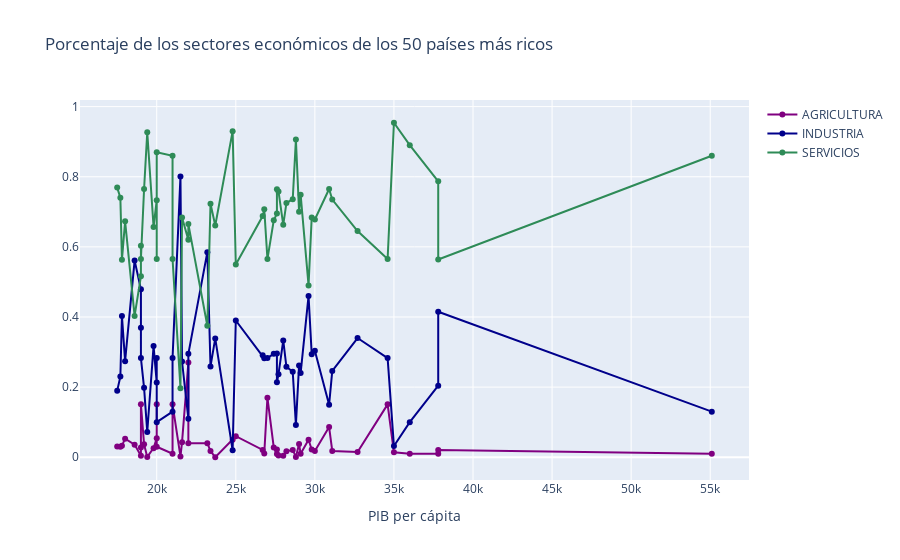

Here is the notebook cell this chart was saved with:
### Markdown cell above
En cuanto a la distribución de los sectores económicos vemos como es muy similar en los países pobres, estos le dan un gran peso al sector primario, en algunos casos, tanto es así que supera el 70% como es el caso de Liberia.

### Code cell
# Comenzamos seleccionando nuestro dataframe de los últimos 50 países en función del sort_values() que hemos hecho con gdp
df_50_rich = gdp.iloc[(227 - 50):227, ]

    # En primer lugar, definimos los parámetros del sector primario
trace_prim_sect =   go.Scatter(
                                x = df_50_rich.gdp,                        # Definimos 'x' como el PIB           
                                y = df_50_rich.agriculture,                # Definimos 'y' como el sector primario 
                                mode = 'lines + markers',                  # mode elegimos el tipo de linea, en este caso, l + p
                                name = 'AGRICULTURA',                      # nombre del gráfico interactivo 
                                marker = dict(color = 'purple'),           # elegimos el color 
                                text = df_50_rich.country                  # text = elegimos el texto interior del gráfico
                               )

    # Continuamos con el sector secundario
trace_sec_sect =   go.Scatter(
                                x = df_50_rich.gdp,                        # Definimos 'x' como el PIB           
                                y = df_50_rich.industry,                   # Definimos 'y' como el sector secundario 
                                mode = 'lines + markers',                  # mode elegimos el tipo de linea, en este caso, l + p
                                name = 'INDUSTRIA',                        # nombre del gráfico interactivo 
                                marker = dict(color = 'darkblue'),         # elegimos el color 
                                text = df_50_rich.country                  # text = elegimos el texto interior del gráfico
                               )

    # Por último, hacemos el sector terciario
trace_ter_sect =   go.Scatter(
                                x = df_50_rich.gdp,                        # Definimos 'x' como el PIB           
                                y = df_50_rich.service,                    # Definimos 'y' como el sector secundario 
                                mode = 'lines + markers',                  # mode elegimos el tipo de linea, en este caso, l + p
                                name = 'SERVICIOS',                        # nombre del gráfico interactivo 
                                marker = dict(color = 'seagreen'),         # elegimos el color 
                                text = df_50_rich.country                  # text = elegimos el texto interior del gráfico
                               )

    # Juntamos los tres gráficos para hacer su posterior plot
prim_sec_ter = [trace_prim_sect, trace_sec_sect, trace_ter_sect]

    # Generamos el layout que queremos que tenga el gráfico a través de un diccionario
layout = dict(title = "Porcentaje de los sectores económicos de los 50 países más ricos",
              xaxis = dict(title = "PIB per cápita")
             )

    # Generamos la figura con toda la información anterior
graph_50_rich_countries_prim_sec_ter = (dict(data = prim_sec_ter, layout = layout))

    # Dibujamos el gráfico interactivo con la función iplot de la librería plotly offline (pyo)
pyo.iplot(graph_50_rich_countries_prim_sec_ter)

### Figure 1 — Plotly figure (JSON) as saved in the notebook; plotly's stock layout.template omitted (floating-point values rounded to 4 significant figures)
{"data": [{"marker": {"color": "purple"}, "mode": "lines+markers", "name": "AGRICULTURA", "text": ["French Polynesia ", "Malta ", "Korea, South ", "Portugal ", "Brunei ", "Kuwait ", "Slovenia ", "Andorra ", "Cyprus ", "Macau ", "Israel ", "Greece ", "Greenland ", "Guernsey ", "Isle of Man ", "Guam ", "Qatar ", "New Zealand ", "Faroe Islands ", "Spain ", "United Arab Emirates ", "Taiwan ", "Singapore ", "Jersey ", "Liechtenstein ", "Italy ", "Sweden ", "Monaco ", "Finland ", "Germany ", "France ", "United Kingdom ", "Aruba ", "Japan ", "Netherlands ", "Hong Kong ", "Australia ", "Belgium ", "Ireland ", "Canada ", "Austria ", "Iceland ", "Denmark ", "Switzerland ", "San Marino ", "Cayman Islands ", "Bermuda ", "United States ", "Norway ", "Luxembourg "], "type": "scatter", "x": [17500, 17700, 17800, 18000, 18600, 19000, 19000, 19000, 19200, 19400, 19800, 20000, 20000, 20000, 21000, 21000, 21500, 21600, 22000, 22000, 23200, 23400, 23700, 24800, 25000, 26700, 26800, 27000, 27400, 27600, 27600, 27700, 28000, 28200, 28600, 28800, 29000, 29100, 29600, 29800, 30000, 30900, 31100, 32700, 34600, 35000, 36000, 37800, 37800, 55100], "y": [0.031, 0.03, 0.033, 0.053, 0.036, 0.004, 0.028, 0.1508, 0.037, 0.001, 0.026, 0.054, 0.1508, 0.03, 0.01, 0.1508, 0.002, 0.043, 0.27, 0.04, 0.04, 0.018, 0, 0.05, 0.06, 0.021, 0.011, 0.17, 0.028, 0.009, 0.022, 0.005, 0.004, 0.017, 0.021, 0.001, 0.038, 0.01, 0.05, 0.022, 0.018, 0.086, 0.018, 0.015, 0.1508, 0.014, 0.01, 0.01, 0.021, 0.01]}, {"marker": {"color": "darkblue"}, "mode": "lines+markers", "name": "INDUSTRIA", "text": ["French Polynesia ", "Malta ", "Korea, South ", "Portugal ", "Brunei ", "Kuwait ", "Slovenia ", "Andorra ", "Cyprus ", "Macau ", "Israel ", "Greece ", "Greenland ", "Guernsey ", "Isle of Man ", "Guam ", "Qatar ", "New Zealand ", "Faroe Islands ", "Spain ", "United Arab Emirates ", "Taiwan ", "Singapore ", "Jersey ", "Liechtenstein ", "Italy ", "Sweden ", "Monaco ", "Finland ", "Germany ", "France ", "United Kingdom ", "Aruba ", "Japan ", "Netherlands ", "Hong Kong ", "Australia ", "Belgium ", "Ireland ", "Canada ", "Austria ", "Iceland ", "Denmark ", "Switzerland ", "San Marino ", "Cayman Islands ", "Bermuda ", "United States ", "Norway ", "Luxembourg "], "type": "scatter", "x": [17500, 17700, 17800, 18000, 18600, 19000, 19000, 19000, 19200, 19400, 19800, 20000, 20000, 20000, 21000, 21000, 21500, 21600, 22000, 22000, 23200, 23400, 23700, 24800, 25000, 26700, 26800, 27000, 27400, 27600, 27600, 27700, 28000, 28200, 28600, 28800, 29000, 29100, 29600, 29800, 30000, 30900, 31100, 32700, 34600, 35000, 36000, 37800, 37800, 55100], "y": [0.19, 0.23, 0.403, 0.274, 0.561, 0.479, 0.369, 0.2827, 0.198, 0.072, 0.317, 0.213, 0.2827, 0.1, 0.13, 0.2827, 0.801, 0.273, 0.11, 0.295, 0.585, 0.259, 0.339, 0.02, 0.39, 0.291, 0.282, 0.2827, 0.295, 0.296, 0.214, 0.237, 0.333, 0.258, 0.244, 0.092, 0.262, 0.24, 0.46, 0.294, 0.304, 0.15, 0.246, 0.34, 0.2827, 0.032, 0.1, 0.204, 0.415, 0.13]}, {"marker": {"color": "seagreen"}, "mode": "lines+markers", "name": "SERVICIOS", "text": ["French Polynesia ", "Malta ", "Korea, South ", "Portugal ", "Brunei ", "Kuwait ", "Slovenia ", "Andorra ", "Cyprus ", "Macau ", "Israel ", "Greece ", "Greenland ", "Guernsey ", "Isle of Man ", "Guam ", "Qatar ", "New Zealand ", "Faroe Islands ", "Spain ", "United Arab Emirates ", "Taiwan ", "Singapore ", "Jersey ", "Liechtenstein ", "Italy ", "Sweden ", "Monaco ", "Finland ", "Germany ", "France ", "United Kingdom ", "Aruba ", "Japan ", "Netherlands ", "Hong Kong ", "Australia ", "Belgium ", "Ireland ", "Canada ", "Austria ", "Iceland ", "Denmark ", "Switzerland ", "San Marino ", "Cayman Islands ", "Bermuda ", "United States ", "Norway ", "Luxembourg "], "type": "scatter", "x": [17500, 17700, 17800, 18000, 18600, 19000, 19000, 19000, 19200, 19400, 19800, 20000, 20000, 20000, 21000, 21000, 21500, 21600, 22000, 22000, 23200, 23400, 23700, 24800, 25000, 26700, 26800, 27000, 27400, 27600, 27600, 27700, 28000, 28200, 28600, 28800, 29000, 29100, 29600, 29800, 30000, 30900, 31100, 32700, 34600, 35000, 36000, 37800, 37800, 55100], "y": [0.769, 0.74, 0.563, 0.673, 0.403, 0.516, 0.603, 0.5653, 0.765, 0.927, 0.657, 0.733, 0.5653, 0.87, 0.86, 0.5653, 0.197, 0.684, 0.62, 0.665, 0.375, 0.723, 0.661, 0.93, 0.55, 0.688, 0.707, 0.5653, 0.676, 0.695, 0.764, 0.758, 0.663, 0.725, 0.736, 0.906, 0.7, 0.749, 0.49, 0.684, 0.678, 0.765, 0.735, 0.645, 0.5653, 0.954, 0.89, 0.787, 0.564, 0.86]}], "layout": {"title": {"text": "Porcentaje de los sectores económicos de los 50 países más ricos"}, "xaxis": {"title": {"text": "PIB per cápita"}}}}
